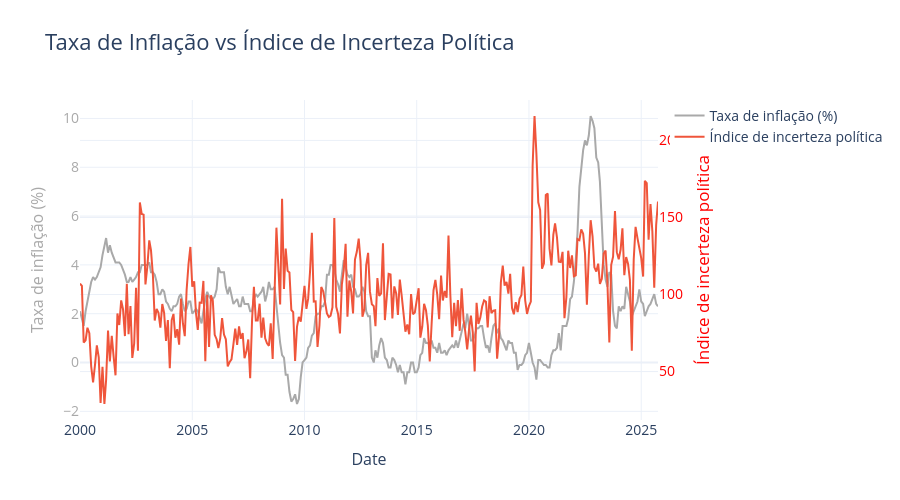

The notebook cell this image was saved under:
### Code cell
fig = go.Figure()

# Linha 1 (eixo Y esquerdo)
fig.add_trace(
    go.Scatter(
        x=df["Date"],
        y=df[target],
        mode="lines",
        name="Taxa de inflação (%)",
        yaxis="y",
        line=dict(color='darkgrey')
    )
)

# Linha 2 (eixo Y direito)
fig.add_trace(
    go.Scatter(
        x=df["Date"],
        y=df["epu_pt_epu"],
        mode="lines",
        name="Índice de incerteza política",
        yaxis="y2"
    )
)

fig.update_layout(
    title="Taxa de Inflação vs Índice de Incerteza Política",
    
    yaxis2=dict(
        title="Índice de incerteza política",
        overlaying="y",   # partilha o mesmo eixo X
        side="right",      # eixo aparece à direita
        color="red"
    ),

    font=dict(
         size=ticket_size
     ),
        
     # 🔹 Título principal
     title_font=dict(
         size=title_size
     ),

     # 🔹 Eixos
     xaxis=dict(
         title="Date",
         title_font=dict(size=label_size),
         tickfont=dict(size=ticket_size),
    ),

   yaxis=dict(
          title="Taxa de inflação (%)",
          color="darkgrey",
          title_font=dict(size=label_size),
          tickfont=dict(size=ticket_size)
   ),

    template='plotly_white', height=500
)

fig.show()

### Figure 1 — Plotly figure (JSON) as saved in the notebook; plotly's stock layout.template omitted (floating-point values rounded to 4 significant figures; data arrays with more than 128 entries replaced by an {"elided": "..."} marker saying what was removed)
{"data": [{"line": {"color": "darkgrey"}, "mode": "lines", "name": "Taxa de inflação (%)", "type": "scatter", "x": {"elided": "310 str values"}, "y": {"elided": "310 float values"}, "yaxis": "y"}, {"mode": "lines", "name": "Índice de incerteza política", "type": "scatter", "x": {"elided": "310 str values"}, "y": {"elided": "310 float values"}, "yaxis": "y2"}], "layout": {"font": {"size": 14}, "height": 500, "title": {"font": {"size": 22}, "text": "Taxa de Inflação vs Índice de Incerteza Política"}, "xaxis": {"tickfont": {"size": 14}, "title": {"font": {"size": 16}, "text": "Date"}}, "yaxis": {"color": "darkgrey", "tickfont": {"size": 14}, "title": {"font": {"size": 16}, "text": "Taxa de inflação (%)"}}, "yaxis2": {"color": "red", "overlaying": "y", "side": "right", "title": {"text": "Índice de incerteza política"}}}}
